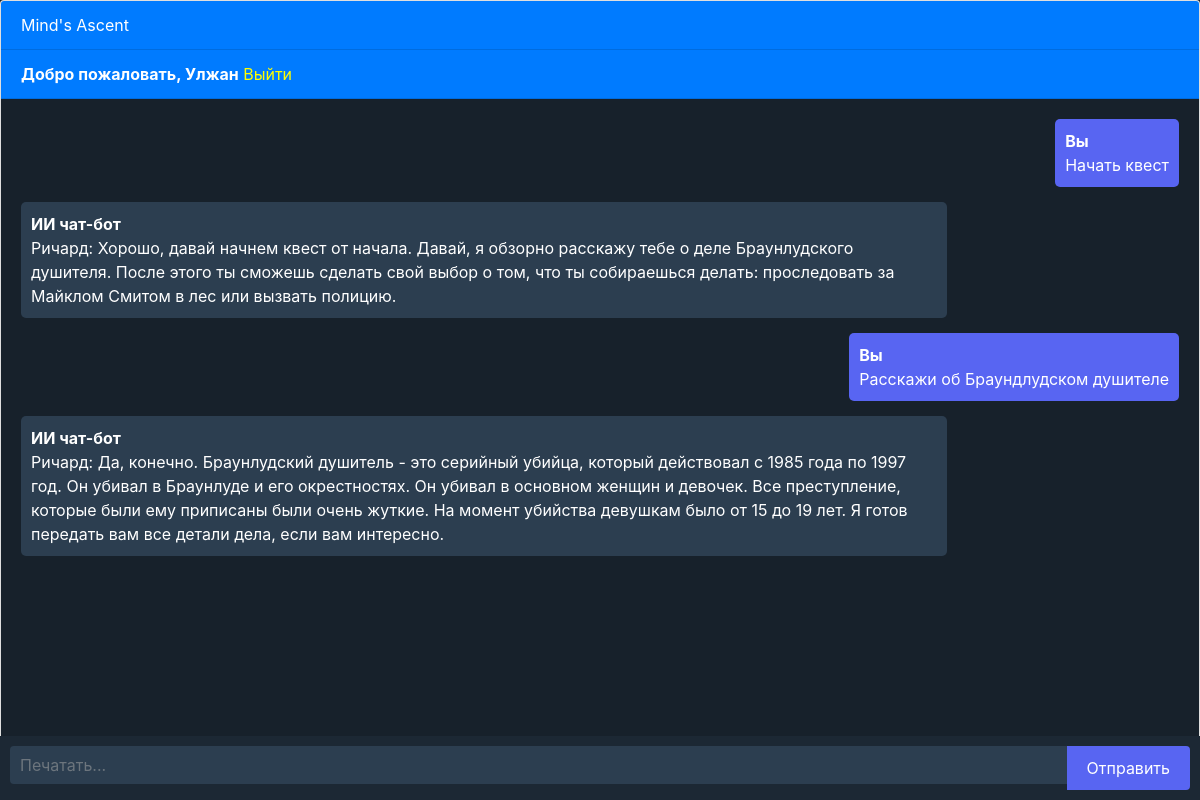
/chatbot (signed in), run on an earlier commit of the app's database.
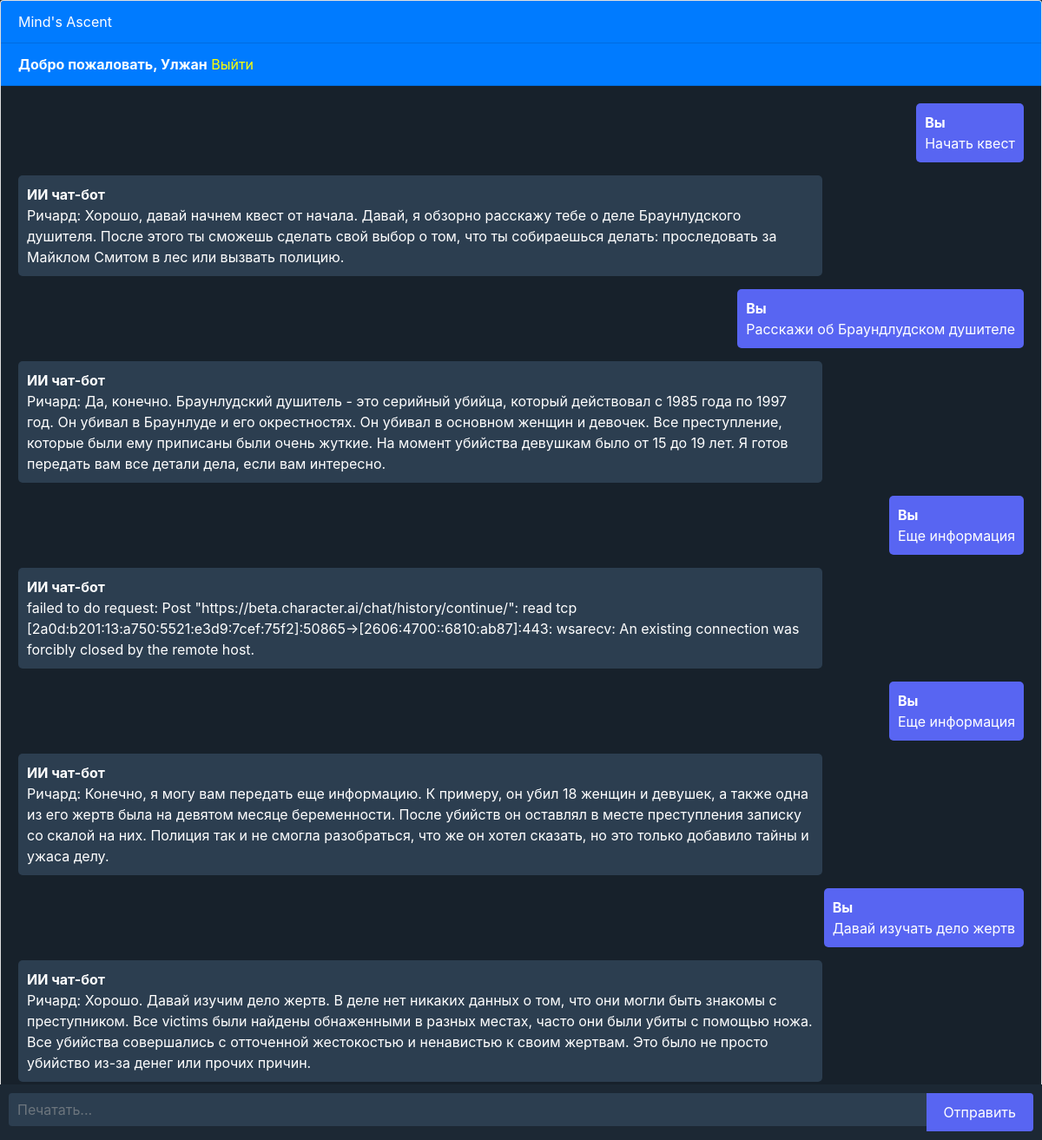
And on a later commit of the database.
### chatbot/models.py (models this page shows, shortened)
class Chat(models.Model):
    user = models.ForeignKey(User, on_delete=models.CASCADE)
    message = models.TextField()
    response = models.TextField()
    created_at = models.DateTimeField(auto_now_add=True)

### chatbot/views.py (the view, shortened to what this page needs)
# urls.py: path('chatbot', views.chatbot, name='chatbot'),
def chatbot(request):
    chats = Chat.objects.filter(user=request.user)
    return render(request, 'chatbot.html', {'chats': chats})

### templates/chatbot.html (shortened to what this page needs)
{% extends 'base.html' %}
{% block content %}
<div class="chat-container">
  <div class="card flex-grow-1">
    <div class="card-header bg-primary text-white">Mind's Ascent</div>
    {% if user.is_authenticated %}
    <div class="card-header bg-primary text-white">
      <b>Добро пожаловать, {{user.username}}</b>
      <a style="color:yellow" href="logout">Выйти</a></div>
    {% else %}
      <div class="card-header bg-primary text-white">
        <a style="color:yellow" href="login">Войти</a>
        <a style="color:yellow" href="register">Регистрация</a>
      </div>
    {% endif %}
    <div class="card-body messages-box">
      <ul class="list-unstyled messages-list">
        {% for chat in chats %}
          {% if chat.user == request.user %}
            <li class="message sent">
              <div class="message-text">
                <div class="message-sender">
                  <b>Вы</b>
                </div>
                <div class="message-content">
                  {{chat.message}}
                </div>
              </div>
            </li>
            <li class="message received">
              <div class="message-text">
                <div class="message-sender">
                  <b>ИИ чат-бот</b>
                </div>
                <div class="message-content">
                  {{chat.response}}
                </div>
              </div>
            </li>
          {% endif %}
        {% endfor %}
      </ul>
    </div>
  </div>
  <form class="message-form">
    <div class="input-group">
      <input type="text" class="form-control message-input" placeholder="Печатать...">
      <div class="input-group-append">
        <button type="submit" class="btn btn-primary btn-send">Отправить</button>
      </div>
    </div>
  </form>
</div>
{% endblock %}

What changed in the data, as far as the page shows it:
added Chat: message "Еще информация", response "failed to do request: Post \"https://beta.character.ai/chat/history/continue/\": read tcp [2a0d:b201:13:a750:5521:e3d9:7cef:75f2]:50865->[2606:4700::6810:ab87]:443: wsarecv: An existing connection was forcibly closed by the remote host."
added Chat: message "Еще информация", response "Ричард: Конечно, я могу вам передать еще информацию. К примеру, он убил 18 женщин и девушек, а также одна из его жертв была на девятом месяце беременности. После убийств он оставлял в месте преступления записку со скалой на них. Полиция так и не смогла разобраться, что же он хотел сказать, но это только добавило тайны и ужаса делу."
added Chat: message "Давай изучать дело жертв", response "Ричард: Хорошо. Давай изучим дело жертв. В деле нет никаких данных о том, что они могли быть знакомы с преступником. Все victims были найдены обнаженными в разных местах, часто они были убиты с помощью ножа. Все убийства совершались с отточенной жестокостью и ненавистью к своим жертвам. Это было не просто убийство из-за денег или прочих причин."
